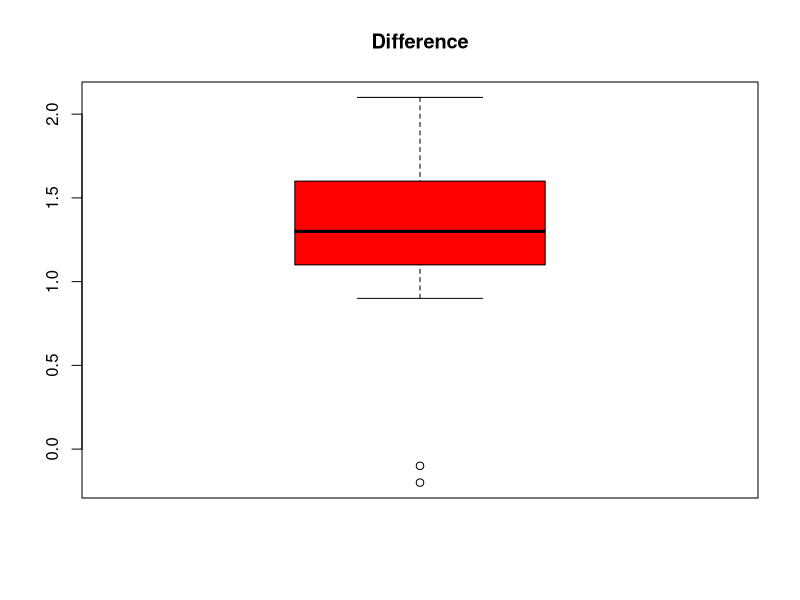

Write R code to recreate this figure.
# In a clinical trial of a cholesterol-lowering agent, 15 patients’ cholesterol (in
# mmol L−1
# ) was measured before treatment and 3 weeks after starting treatment.
# Data is listed in the following table:

"../Images/Day_1/3.PNG"

# 3.1)
# What is the median of the cholesterol measurements for the patients before
# treatment, and similarly after treatment?

before <- c(9.1, 8.0, 7.7, 10.0, 9.6, 7.9, 9.0, 7.1, 8.3, 9.6, 8.2, 9.2, 7.3, 8.5, 9.5)
after <- c(8.2, 6.4, 6.6, 8.5, 8.0, 5.8, 7.8, 7.2, 6.7, 9.8, 7.1, 7.7, 6.0, 6.6, 8.4)

quantile(before, type = 2) # median = 8.5
quantile(after, type = 2)
summary(before)
summary(after)

# 3.2)
# Find the standard deviations of the cholesterol measurements of the patients before and after treatment

sd(before)  #  0.9023778
sd(after) # 1.090129

# 3.3)
# Find the sample covariance between cholesterol measurements of the patients before and after treatment.

cov(before, after) # 0.7964286

# 3.4)
# Find the sample correlation between cholesterol measurements of the patients before and after treatment

cor(before, after) # 0.8096188

# 3.5
# Compute the 15 differences (Dif = Before − After) and do various summary statistics and plotting of these:
# sample mean, sample variance, sample standard deviation, boxplot etc

difference <- c(9.1 - 8.2, 8.0 - 6.4, 7.7-6.6, 10-8.5, 9.6-8, 7.9-5.8, 9.0-7.8, 7.1-7.2, 8.3-6.7, 9.6-9.8, 8.2-7.1, 9.2-7.7, 7.3-6, 8.5-6.6, 9.5-8.4)

mean(difference) # 1.2
var(difference) # 0.41
sd(difference) # 0.64
boxplot(difference, col="red", main="Difference")

# 3.6)
# Observing such data the big question is whether an average decrease in
# cholesterol level can be “shown statistically”. How to formally answer
# this question is presented in Chapter 3, but consider now which summary
# statistics and/or plots would you look at to have some idea of what the
# answer will be?

# Jeg går ud fra at at differencen mellem før og efter gennemsnitligt er blevet 1.2 mindre, hvilket jo er godt.